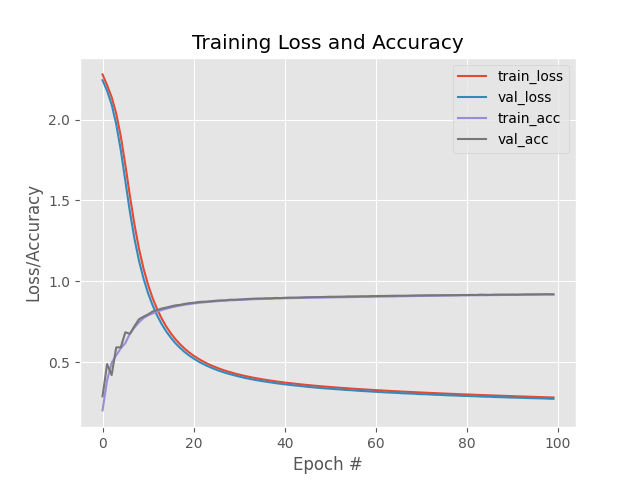

Reproduce this figure in Python.
# import the necessary packages
from sklearn.preprocessing import LabelBinarizer
from sklearn.model_selection import train_test_split
from sklearn.metrics import classification_report
from keras.models import Sequential
from keras.layers.core import Dense
from keras.optimizers import SGD
# from sklearn.datasets import fetch_mldata
from sklearn.datasets import fetch_openml
import matplotlib.pyplot as plt
import numpy as np
import argparse

# construct the argument parse and parse the arguments
ap = argparse.ArgumentParser()
ap.add_argument("-o", "--output", required=True, help="path to the output loss/accuracy plot")
args = vars(ap.parse_args())

# grab the MNIST dataset (if this is your first time running this
# script, the download may take a minute -- the 55MB MNIST dataset
# will be downloaded)
print("[INFO] loading MNIST (full) dataset...")
# dataset = fetch_mldata("MNIST Original")
dataset = fetch_openml("mnist_784")


# scale the raw pixel intensities to the range [0, 1.0], then
# construct the training and testing splits
data = dataset.data.astype("float") / 255.0
(trainX, testX, trainY, testY) = train_test_split(data, dataset.target, test_size=0.25)

# convert the labels from integers to vectors
lb = LabelBinarizer()
trainY = lb.fit_transform(trainY)
testY = lb.transform(testY)

# define the 784-256-128-10 architecture using Keras
model = Sequential()
model.add(Dense(256, input_shape=(784,), activation="sigmoid"))
model.add(Dense(128, activation="sigmoid"))
model.add(Dense(10, activation="softmax"))

# train the model using SGD
print("[INFO] training network...")
sgd = SGD(0.01)
model.compile(loss="categorical_crossentropy", optimizer=sgd, metrics=["accuracy"])
H = model.fit(trainX, trainY, validation_data=(testX, testY), epochs=100, batch_size=128)

# evaluate the network
print("[INFO] evaluating network...")
predictions = model.predict(testX, batch_size=128)
print(classification_report(testY.argmax(axis=1), predictions.argmax(axis=1), target_names=[str(x) for x in lb.classes_]))

# plot the training loss and accuracy
plt.style.use("ggplot")
plt.figure()
plt.plot(np.arange(0, 100), H.history["loss"], label="train_loss")
plt.plot(np.arange(0, 100), H.history["val_loss"], label="val_loss")
plt.plot(np.arange(0, 100), H.history["accuracy"], label="train_acc")
plt.plot(np.arange(0, 100), H.history["val_accuracy"], label="val_acc")
plt.title("Training Loss and Accuracy")
plt.xlabel("Epoch #")
plt.ylabel("Loss/Accuracy")
plt.legend()
plt.savefig(args["output"])


